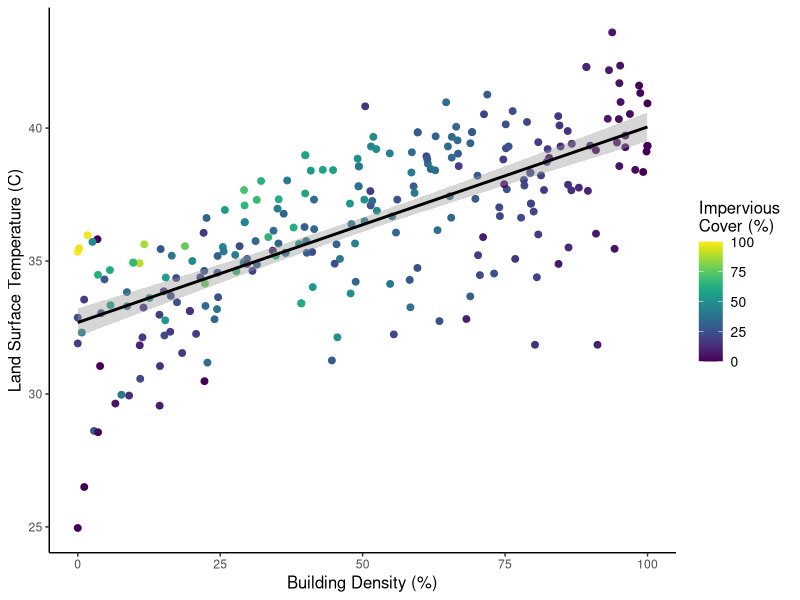
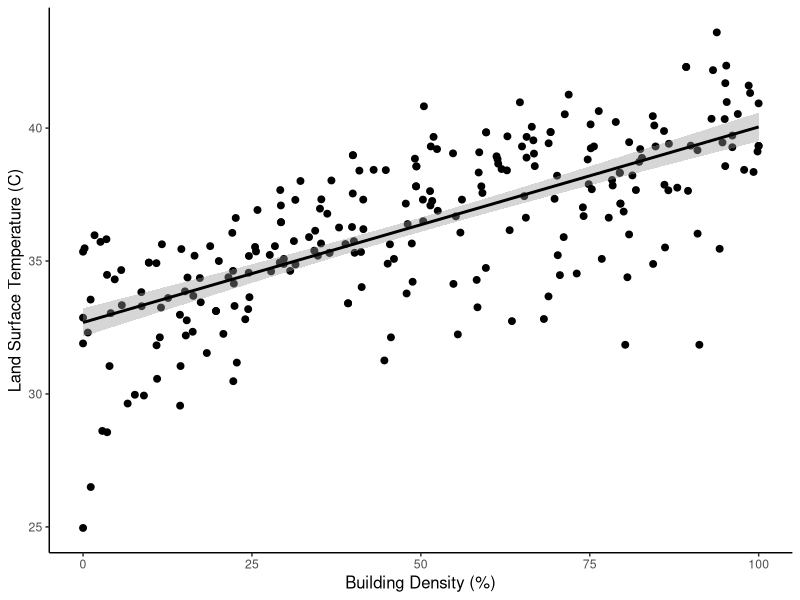
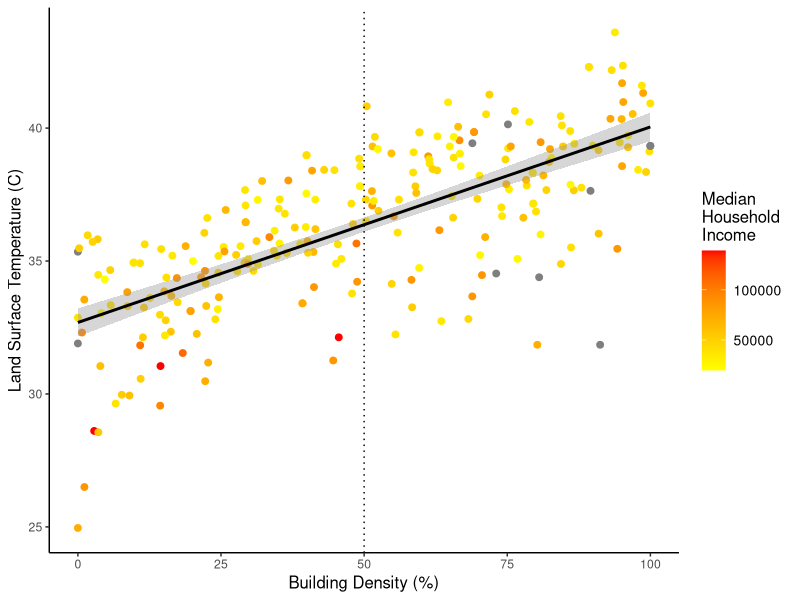
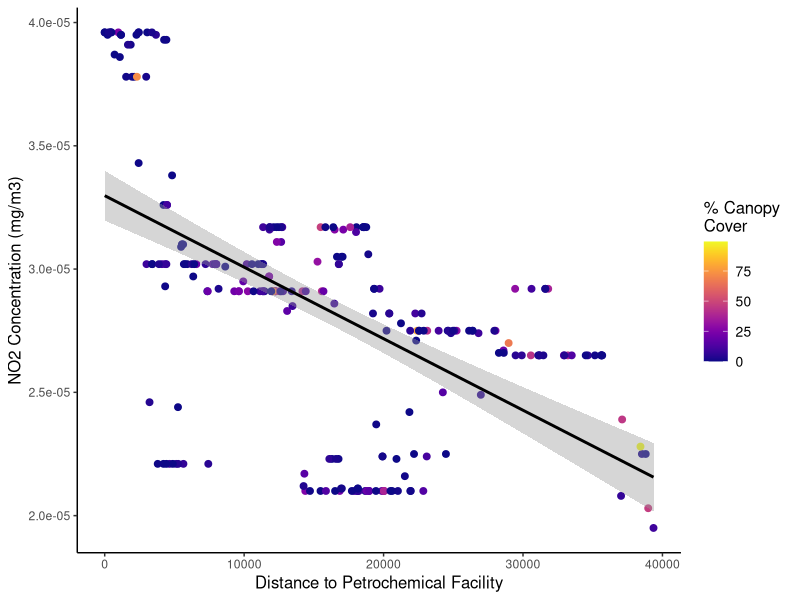
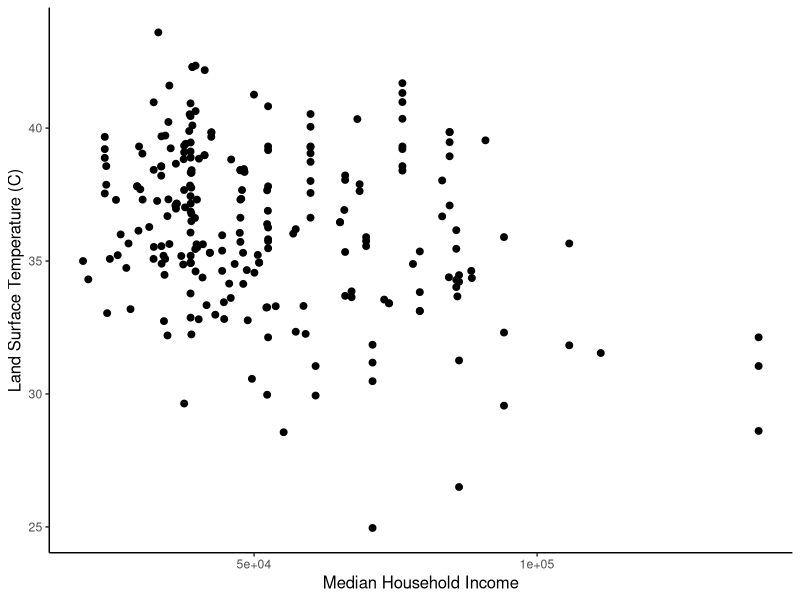
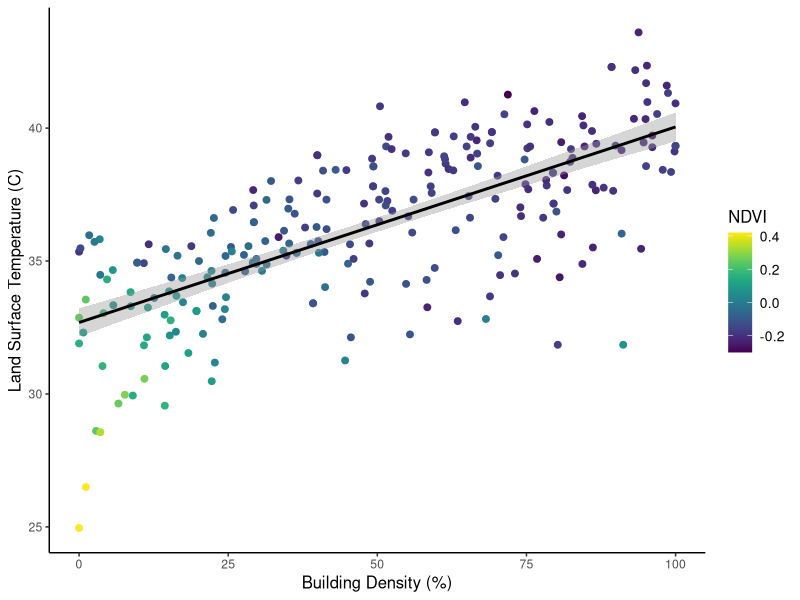
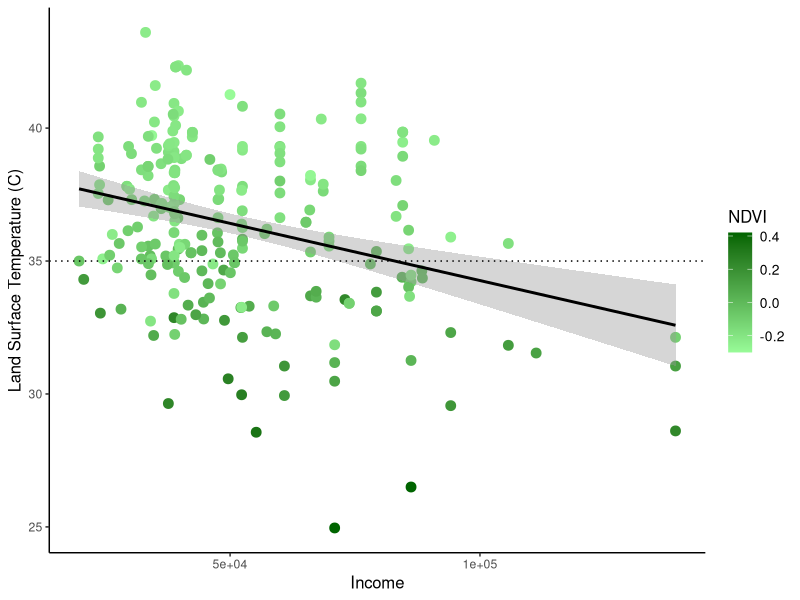
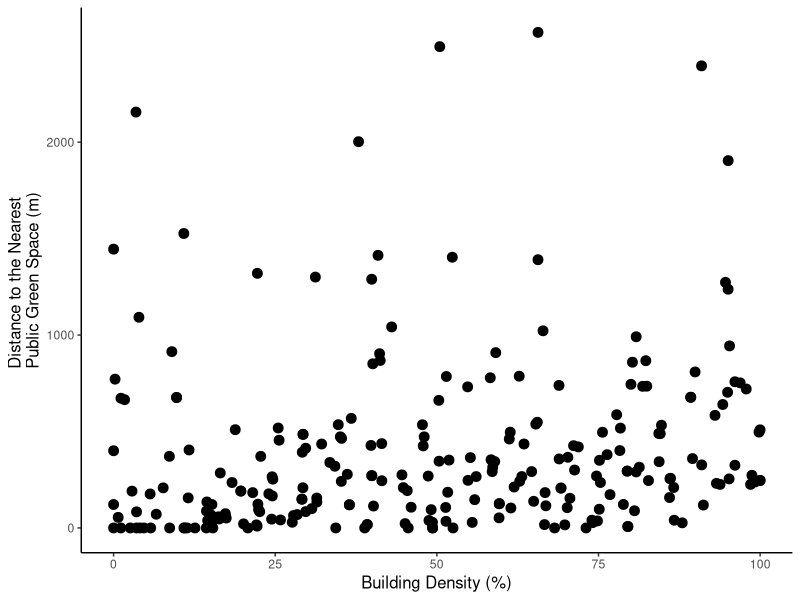

Reproduce these figures in R, in order.
data<-read.csv("Data/compiled_data_0813.csv")
library(ggplot2)
library(stringr)
library(tidyverse)
library(viridis)

my.theme<-theme(axis.title = element_text(size=12),
                legend.title=element_text(size=12),
                legend.text = element_text(size=10))

       
#Plot 1: BD vs. LST colour coded for impervious cover

plot1<-ggplot(data, aes(x=BD, y=LST_mean, color=Imp2)) +
  geom_point(size=2)+
  labs(x="Building Density (%)", y="Land Surface Temperature (C)",color="Impervious \nCover (%)")+
  geom_smooth(method=lm, color="black")+
  theme_classic()+
  scale_color_viridis(option="D")

plot1+my.theme

plotx<-ggplot(data, aes(x=BD, y=LST_mean)) +
  geom_point(size=2)+
  labs(x="Building Density (%)", y="Land Surface Temperature (C)")+
  geom_smooth(method=lm, color="black")+
  theme_classic()

plotx+my.theme

#Plot 2: BD vs. LST colour coded for income

plot2<-ggplot(data, aes(x=BD, y=LST_mean, color=Income)) +
  geom_point(size=2)+
  labs(x="Building Density (%)", y="Land Surface Temperature (C)",color="Median \nHousehold \nIncome")+
  geom_smooth(method=lm, color="black")+
  theme_classic()+
  scale_color_gradient(low="yellow", high="red")+
  geom_vline(xintercept=c(50), linetype="dotted")
plot2+my.theme

#Plot 3: NO2 vs. distance to the petrochem facility colour coded for canopy cover
plot3<-ggplot(data, aes(x=petrochem_distance, y=NO2_mean, color=X.canopy)) +
  geom_point(size=2)+
  labs(x="Distance to Petrochemical Facility", y="NO2 Concentration (mg/m3)",color="% Canopy \nCover")+
  geom_smooth(method=lm, color="black")+
  theme_classic()+
  scale_color_viridis(option = "C")
plot3+my.theme

#Plot 4: LST vs. Income
plot4<-ggplot(data, aes(x=Income, y=LST_mean)) +
  geom_point(size=2)+
  labs(x="Median Household Income", y="Land Surface Temperature (C)")+
  theme_classic()
  
plot4+my.theme

#Plot 5: BD vs. LST colour coded for canopy cover

plot5<-ggplot(data, aes(x=BD, y=LST_mean, color=NDVImean)) +
  geom_point(size=2)+
  labs(x="Building Density (%)", y="Land Surface Temperature (C)",color="NDVI")+
  geom_smooth(method=lm, color="black")+
  theme_classic()+
  scale_color_viridis(option="D")

plot5+my.theme

#Plot 6: Income vs. LST colour coded for NDVI
plot6<-ggplot(data, aes(x=Income, y=LST_mean, color=NDVImean)) +
  geom_point(size=3)+
  labs(x="Income", y="Land Surface Temperature (C)",color="NDVI")+
  theme_classic()+
  scale_color_continuous(low="palegreen", high="darkgreen")+
  geom_smooth(method=lm, color="black")+
  geom_hline(yintercept=c(35), linetype="dotted")
plot6+my.theme

#Plot 7: Something about green space
plot7<-ggplot(data, aes(x=BD, y=Distance_M))+
  geom_point(size=3)+
  labs(x="Building Density (%)", y="Distance to the Nearest \nPublic Green Space (m)")+
  theme_classic()
plot7+my.theme

#Plot 8: Same thing but categorical
plot8<-ggplot(data, aes(x=BD, y=nearest_M))+
  geom_point(size=3)+
  labs(x="Building Density (%)", y="Distance to the Nearest \nPublic Green Space (minutes)")+
  theme_classic()
plot8+my.theme


#Plot 9: Manhattan's Distance GS vs. BD
gs.lm<-lm(Man_GS~BD+Income, data=data)
gs.lm
summary(gs.lm)
plot(Man_GS~BD, data=data)
abline(gs.lm)

plot9<-ggplot(data, aes(x=BD, y=Man_GS)) +
  geom_point(size=3)+
  labs(x="% Building Density", y="Road Network Distance to the Nearest Green Space (m)")+
  theme_classic()+
  scale_color_continuous(low="yellow", high="darkgreen")+
  geom_smooth(method=lm, color="black")
plot9+my.theme

##Plot 10

plot10<-ggplot(data, aes(x=BD, y=LST_mean, color=X.canopy)) +
  geom_point(size=2)+
  labs(x="Building Density (%)", y="Land Surface Temperature (C)",color="Canopy \nCover (%)")+
  geom_smooth(method=lm, color="black")+
  theme_classic()+
  scale_color_viridis(option="D")
plot10+my.theme
